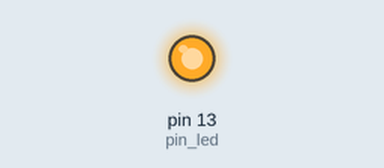
The sketch below on a simulated Arduino Uno, built with avr-gcc and run on an emulated ATmega328P. Shown: output pins drawn as LEDs (lit = HIGH). What the sketch prints to the serial monitor is not drawn.

Above: at 0.1 s.
At 39.6 s:
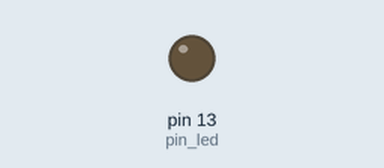
Timing chart, 0 to 40.0 s (numbered marks = the images above):
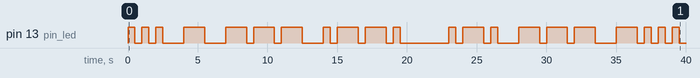

The sketch:

mymorse.ino
```cpp
const int pin_led=13;
const int unit=500;

const int dot_delay=unit;
const int dash_delay=3*unit;
const int inter_letter_delay=unit;
const int letter_delay=3*unit;
const int word_delay=7*unit;

String msg="Stop Robot Abuse";

void dot();
void dash();
String char2morse(char c);
void morseIt(String c);

void setup() {
  // put your setup code here, to run once:
  Serial.begin(9600);
  pinMode(pin_led, OUTPUT);
  if(msg[msg.length()-1]!=' '){
    msg=msg+" ";
  }

}

void loop() {
  // put your main code here, to run repeatedly:
  for(int i=0;i<msg.length();i++){
    String letter=char2morse(msg[i]);
    Serial.print(letter+" ");
    morseIt(letter);
  }
  Serial.print("\n");
}

void dot(){
  //Serial.println("it is dot");
  digitalWrite(pin_led,HIGH);
  delay(dot_delay);
  digitalWrite(pin_led,LOW);
  delay(inter_letter_delay);
  }

void dash(){
  //Serial.println("it is dash");
  digitalWrite(pin_led,HIGH);
  delay(dash_delay);
  digitalWrite(pin_led,LOW);
  delay(inter_letter_delay);
}

void morseIt(String c){
  if (c!="/"){
    for(int i=0;i<c.length();i++){
      if(c[i]=='.'){
        dot(); //wait 1 unit
      }else if(c[i]=='-'){
        dash(); //wait 1 unit
      }
    }
    delay(letter_delay-inter_letter_delay);//wait more 2 units, 3 units waited
  }else{
    delay(word_delay-letter_delay); //wait more 4 units, 7 units waited
  }
}

String char2morse(char c){
  switch(c){
    case('A'):
    case('a'):
      return ".-";
      break;
    case('B'):
    case('b'):
      return "-...";
      break;
    case('C'):
    case('c'):
      return "-.-.";
      break;
    case('D'):
    case('d'):
      return "-..";
      break;
    case('E'):
    case('e'):
      return ".";
      break;
    case('F'):
    case('f'):
      return "..-.";
      break;
    case('G'):
    case('g'):
      return "--.";
      break;
    case('H'):
    case('h'):
      return "....";
      break;
    case('I'):
    case('i'):
      return "..";
      break;
    case('J'):
    case('j'):
      return ".---";
      break;
    case('K'):
    case('k'):
      return "-.-";
      break;
    case('L'):
    case('l'):
      return ".-..";
      break;
    case('M'):
    case('m'):
      return "--";
      break;
    case('N'):
    case('n'):
      return "-.";
      break;
    case('O'):
    case('o'):
      return "---";
      break;
    case('P'):
    case('p'):
      return ".--.";
      break;
    case('Q'):
    case('q'):
      return "--.-";
      break;
    case('R'):
    case('r'):
      return ".-.";
      break;
    case('S'):
    case('s'):
      return "...";
      break;
    case('T'):
    case('t'):
      return "-";
      break;
    case('U'):
    case('u'):
      return "..-";
      break;
    case('V'):
    case('v'):
      return "...-";
      break;
    case('W'):
    case('w'):
      return ".--";
      break;
    case('X'):
    case('x'):
      return "-..-";
      break;
    case('Y'):
    case('y'):
      return "-.--";
      break;
    case('Z'):
    case('z'):
      return "--..";
      break;
    case('0'):
      return "-----";
      break;
    case('1'):
      return ".----";
      break;
    case('2'):
      return "..---";
      break;
    case('3'):
      return "...--";
      break;
    case('4'):
      return "....-";
      break;
    case('5'):
      return ".....";
      break;
    case('6'):
      return "-....";
      break;
    case('7'):
      return "--...";
      break;
    case('8'):
      return "---..";
      break;
    case('9'):
      return "----.";
      break;
    default:
      return "/";

  }
}
```

Measured:
- by itself, pin 13 (pin_led): LOW → HIGH at 0.00 s, → LOW 0.50 s later, → HIGH 0.50 s later, → LOW 0.50 s later, … (42 changes in this stretch)
